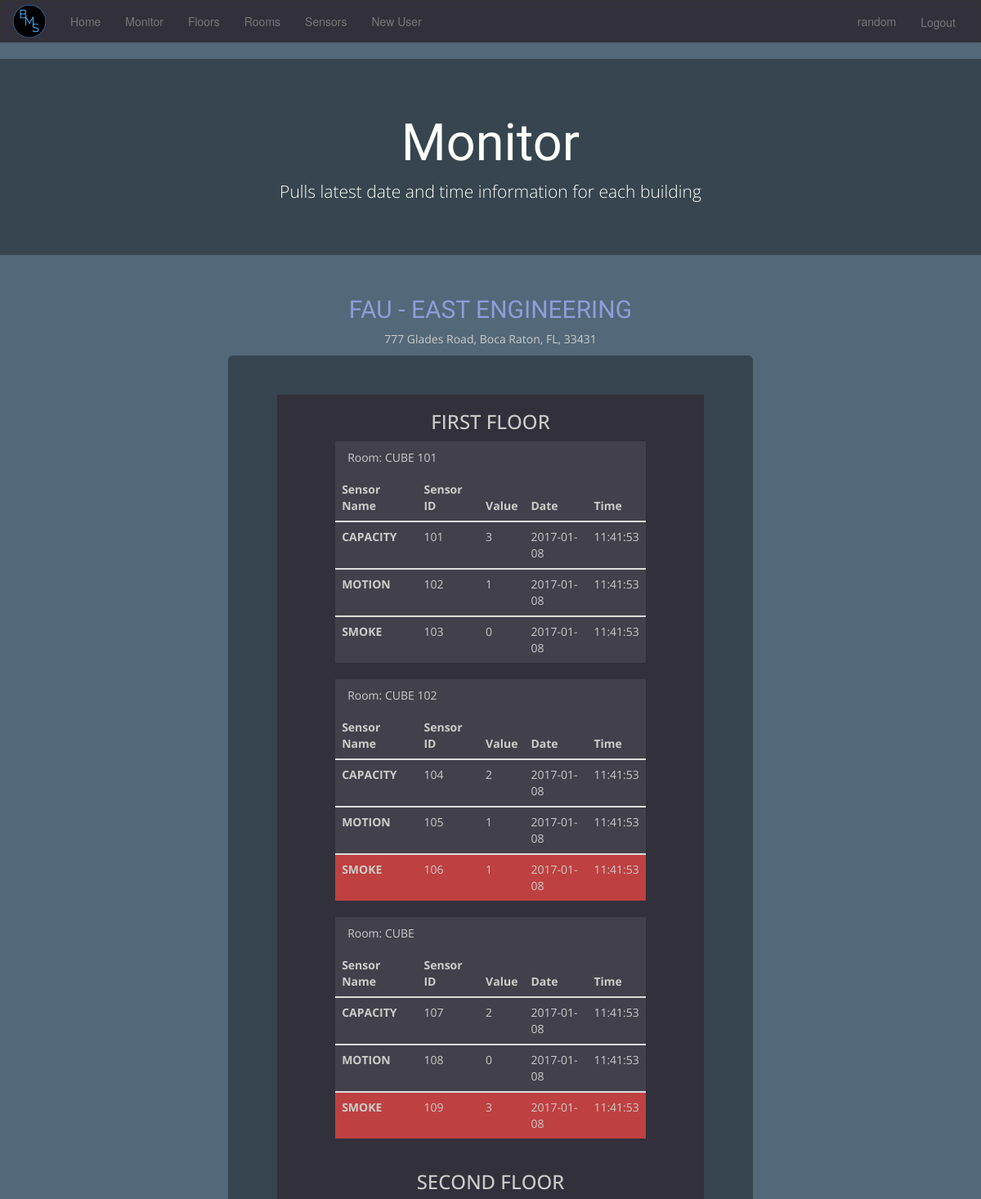
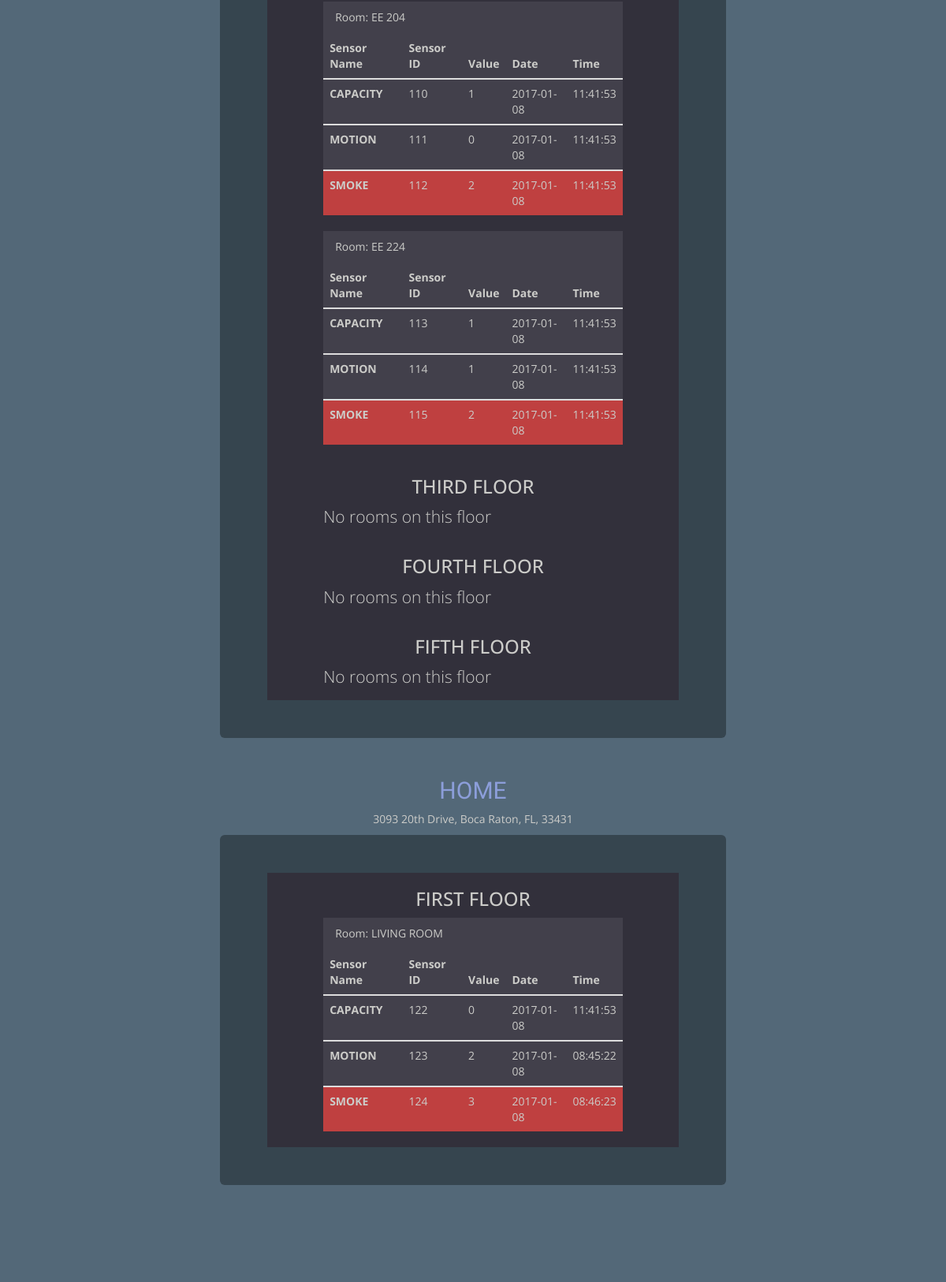
The app's page /monitor.php (signed in) with its own data (2 pictures, top to bottom).
### tables this page shows
CREATE TABLE address (
    building_id int(11) NOT NULL UNIQUE,
    address_street varchar(60) NOT NULL,
    address_city varchar(60) NOT NULL,
    address_state varchar(60) NOT NULL,
    address_zip int(11) NOT NULL,
    FOREIGN KEY (building_id) REFERENCES building (building_id) ON DELETE CASCADE
);

CREATE TABLE building(
    building_id int(11) NOT NULL AUTO_INCREMENT PRIMARY KEY,
    building_name varchar(60) NOT NULL
);

CREATE TABLE floor(
    floor_id int(11) NOT NULL AUTO_INCREMENT PRIMARY KEY,
    floor_name varchar(60),
    building_id int(11) NOT NULL,
    floor_num int(11) NOT NULL,    
    FOREIGN KEY (building_id) REFERENCES building(building_id) ON DELETE CASCADE
);

CREATE TABLE room (
    room_id int(11)  NOT NULL AUTO_INCREMENT PRIMARY KEY,
    room_name varchar(70),
    room_num int(11),
    floor_id int(11) NOT NULL,
    FOREIGN KEY (floor_id) REFERENCES floor(floor_id) ON DELETE CASCADE  
);

CREATE TABLE sensor (
    sensor_id int(11) NOT NULL AUTO_INCREMENT PRIMARY KEY,
    sensor_type varchar(60) NOT NULL,
    room_id int(11) NOT NULL,
    sensor_name VARCHAR(30) NOT NULL,
    FOREIGN KEY (room_id) REFERENCES room (room_id) ON DELETE CASCADE
);

### includes/monitor.inc.php (the view, shortened to what this page needs)
<?php
function sqlChecker($sql, $conn)
{
    $result = mysqli_query($conn, $sql);
    $resultCheck = mysqli_num_rows($result);
    if($resultCheck > 0)
    {
        return $result;
    } else {
        return false;
    }
}
function displayData($conn, $uid) {
    $building  = $_SESSION['buildings'];
    foreach ($building as $bkey => $bvalue) {
        $floor = array();
        $sql = "SELECT building_name FROM building WHERE building_id=$bvalue;";
        $result = sqlChecker($sql,$conn);
        $row = mysqli_fetch_assoc($result);
        $bname = $row['building_name'];
        $sql = "SELECT address_street, address_city, address_state, address_zip FROM address WHERE building_id=$bvalue;";
        $result = sqlChecker($sql,$conn);
        $row = mysqli_fetch_assoc($result);
        $address = array($row['address_street'], $row['address_city'], $row['address_state'], $row['address_zip']);
        echo "<div class='container fancy-c  col-m-10 col-m-offset-1 col-lg-8 text-center col-lg-offset-2'>";
        echo "<h2 class=''>$bname</h2>";
        echo "<p>$address[0], $address[1], $address[2], $address[3]</p> ";
        echo "<div class='col-sm-10 text-center jumbotron col-sm-offset-1'>";
        $sql = "SELECT * FROM floor WHERE building_id=$bvalue;";
        $result = sqlChecker($sql, $conn);
        if($result != false) {
            while ($row = mysqli_fetch_array($result)){
                $floor[$row['floor_id']] = array(
                    $row['floor_name'],
                    $row['floor_num']);
            }
        } else {
            echo "There are no floors...<br>";
        }
        foreach ($floor as $fkey => $fvalue) {
            if($fvalue[0] != "") {$floorprint = $fvalue[0];}
            else {$floorprint = $fvalue[1];}
            echo "<div class='floor-wrapper container'>";
            echo "<h3>$floorprint</h3>";
            echo "<div class='text-left col-md-10 col-md-offset-1'>";
            $room = array();
            $sql = "SELECT * FROM room WHERE floor_id=$fkey;";
            $result = sqlChecker($sql, $conn);
            if($result != false) {
                while ($row = mysqli_fetch_array($result)){
                    $room[$row['room_id']] = array (
                        $row['room_name'],
                        $row['room_num']);
                }
            } else {
                echo "<p>No rooms on this floor<br></p>";
            }
            foreach ($room as $rkey => $rvalue) {
                if($rvalue[0] != "") {$roomprint = $rvalue[0];}
                else {$roomprint = $rvalue[1];}
                $sflag = 0;
                echo "<div class='room-wrapper'>";
                echo "<div class='panel-heading'>Room: $roomprint</div>";
                echo "<table class='table'>";
                echo"
                <thead>
                 <tr>
                   <th>Sensor Name</th>
                   <th>Sensor ID</th>
                   <th>Value</th>
                   <th>Date</th>
                   <th>Time</th>
                </tr>
                </thead>";
                $sensor = array();
                $sql = "SELECT * FROM sensor WHERE room_id=$rkey;";
                $result = sqlChecker($sql, $conn);
                if($result != false) {
                    while ($row = mysqli_fetch_array($result)){
                        $sensor[$row['sensor_id']] = $row['sensor_type'];
                    }
                } else {
                    echo "<p>There are no Sensors in this room.<p>";
                }
                foreach($sensor as $skey => $svalue) {
                    $reading = array();
                    $sql = "SELECT sensor_name, reading_value, MAX(reading_date) AS reading_date, MAX(reading_time) AS reading_time from reading R, sensor S WHERE S.sensor_id=$skey AND R.sensor_id=$skey;";
                    $result = sqlChecker($sql, $conn);
                    if($result != false) {
                        while ($row = mysqli_fetch_array($result)){
                            $reading[$svalue] = array(
                                $row['sensor_name'],
                                $row['reading_value'],
                                $row['reading_date'],
                                $row['reading_time']);
                        }
                    } else {
                        echo "Something went wrong with readings sensor values<br>";
                    }
                    echo "<tbody>";
                    if ($reading['SMOKE'][1] > 0) $sflag = 1;
                    foreach ($reading as $rkey => $rval){
                        if($rkey == "SMOKE" && $sflag == 1) {
                            echo "<tr class='em-wrapper'>";
                            echo "<th scope='row'>$rkey</th>";
                            foreach($rval as $key => $value){
                                echo "<td>$value</td>";
                            }
                            echo "</tr>";
                        } else {
                            echo "<tr>";
                            echo "<th scope='row'>$rkey</th>";
                            foreach($rval as $key => $value){
                                echo "<td>$value</td>";
                            }
                            echo "</tr>";
                        }
                    }
                    echo "</tbody>";
                }
                echo "</table>";
                echo "</div>";
            }
            echo "</div>";
            echo "</div>";
        }
        echo "</div>";
        echo "</div>";
    }
}
if(isset($_SESSION['u_id'])) {
    include_once 'dbh.inc.php';
    $uid = $_SESSION['u_id'];
    displayData($conn, $uid);
} else {
    header("Location: ../index.php");
    exit();
}
?>

### header.php (shortened to what this page needs)
<!DOCTYPE html>
<html>
  <header>
    <link rel="stylesheet" href="css/bootstrap.min.css">
    <link rel="stylesheet" href="css/custom.css">
    <nav class="navbar navbar-default nav-color">
      <div class="container-fluid">
	<div class="navbar-header">
	  <a class="navbar-brand" href="index.php"><img class="img-responsive imgfit " src="img/bms.png"/></a>
	</div>
	<div class="collapse navbar-collapse" id="bs-example-navbar-collapse-1">
	  <ul class="nav navbar-nav">
	    <li><a  href='index.php'>Home</a></li>
	    <?php
    if (!isset($_SESSION['u_id'])) {
    } else {
              echo "<li><a href='monitor.php'>Monitor</a></li>";
              if ($_SESSION['sa'] == 1 || $_SESSION['admin'] == 1) {
                 echo "<li><a href='floor.php'>Floors</a></li>";
                 echo "<li><a href='room.php'>Rooms</a></li>";
                 echo "<li><a href='sensor.php'>Sensors</a></li>";
                 echo "<li><a href='newuser.php'>New User</a></li>";
              }
    }
	      ?>
	  </ul>
	  <ul class="nav navbar-nav navbar-right">
	    <?php
    if (isset($_SESSION['u_id'])) {
        echo "<li><a href='settings.php'>", $_SESSION['u_uname'], "</a></li>";
        echo "<li>
	      <form class='btn btn-pad' action='includes/logout.inc.php' name='submit' method='POST'>
		<button type='submit' name='submit'  class='btn-link'>Logout</button>
	      </form>
	    </li>";
    } else {
         echo "<li><a href='login.php'>Login</a></li>";
         echo "<li><a href='register.php'>Register</a></li>";
    }
?>
	  </ul>
	</div>
      </div>
    </nav>
  </header>
  <body>

### monitor.php
<?php
include_once 'header.php';
if (!isset($_SESSION['u_id'])) {
    header("Location: index.php");
    exit();
} else {
    echo "
    <div class='jumbotron'>
      <div class='row text-center fancy-h'>
        <h1>Monitor</h1>
        <p class='fancy-p'>Pulls latest date and time information for each building</p>
      </div>
    </div>";
    include_once 'includes/monitor.inc.php';
}
include_once 'footer.php';
?>

### footer.php (shortened to what this page needs)
</body>
</html>

### css/custom.css (style rules this page uses)
h1 { color: #eff3e9; }
.fancy-h { font-family: 'Bellefair', serif; color: #fffff9; }
.fancy-p { font-family: 'Open Sans', sans-serif; color: #fffff9; }
.fancy-c { font-family: 'Open Sans', sans-serif; color: #ccccc9; }
.fancy-c > h2 { font-family: 'Bellefair', serif; color: #8c9eda; }
.imgfit { max-height: 40px; max-width: 40px; margin-top: -10px; }
body,html { background-color: #536878; padding-bottom: 70px; height: 100%; }
.btn-pad { margin-top: 6px; margin-left: -6px; margin-right: -6px; }
.btn-link { color: red; }
.jumbotron { background-color: #36454f; }
.nav-color { background-color: #32303b; border-color: #333; border-radius: 0px; }
.navbar-default .navbar-nav > li > a { color: #777; }
.container { min-height:100%; }
.floor-wrapper { background-color: #32303b; border-color: black; border: black; }
.room-wrapper { background-color: #42404b; }
.em-wrapper { background-color: #bf4040; }

### records on screen
address: building_id.building_name "FAU - EAST ENGINEERING", address_street "777 Glades Road", address_city "Boca Raton", address_state "FL", address_zip "33431"
floor: floor_name "FIRST FLOOR"
room: room_name "CUBE 101"
sensor: rkey "CAPACITY", sensor_name "101", value "3", value "2017-01-08", value "11:41:53"
sensor: rkey "MOTION", sensor_name "102", value "1", value "2017-01-08", value "11:41:53"
sensor: rkey "SMOKE", sensor_name "103", value "0", value "2017-01-08", value "11:41:53"
room: room_name "CUBE 102"
sensor: rkey "CAPACITY", sensor_name "104", value "2", value "2017-01-08", value "11:41:53"
sensor: rkey "MOTION", sensor_name "105", value "1", value "2017-01-08", value "11:41:53"
sensor: rkey "SMOKE", sensor_name "106", value "1", value "2017-01-08", value "11:41:53"
room: room_name "CUBE"
sensor: rkey "CAPACITY", sensor_name "107", value "2", value "2017-01-08", value "11:41:53"
sensor: rkey "MOTION", sensor_name "108", value "0", value "2017-01-08", value "11:41:53"
sensor: rkey "SMOKE", sensor_name "109", value "3", value "2017-01-08", value "11:41:53"
floor: floor_name "SECOND FLOOR"
room: room_name "EE 204"
sensor: rkey "CAPACITY", sensor_name "110", value "1", value "2017-01-08", value "11:41:53"
sensor: rkey "MOTION", sensor_name "111", value "0", value "2017-01-08", value "11:41:53"
sensor: rkey "SMOKE", sensor_name "112", value "2", value "2017-01-08", value "11:41:53"
room: room_name "EE 224"
sensor: rkey "CAPACITY", sensor_name "113", value "1", value "2017-01-08", value "11:41:53"
sensor: rkey "MOTION", sensor_name "114", value "1", value "2017-01-08", value "11:41:53"
sensor: rkey "SMOKE", sensor_name "115", value "2", value "2017-01-08", value "11:41:53"
floor: floor_name "THIRD FLOOR", shows "No rooms on this floor"
floor: floor_name "FOURTH FLOOR", shows "No rooms on this floor"
floor: floor_name "FIFTH FLOOR", shows "No rooms on this floor"
address: building_id.building_name "HOME", address_street "3093 20th Drive", address_city "Boca Raton", address_state "FL", address_zip "33431", floorprint "FIRST FLOOR", roomprint "LIVING ROOM"
sensor: rkey "CAPACITY", sensor_name "122", value "0", value "2017-01-08", value "11:41:53"
sensor: rkey "MOTION", sensor_name "123", value "2", value "2017-01-08", value "08:45:22"
sensor: rkey "SMOKE", sensor_name "124", value "3", value "2017-01-08", value "08:46:23"

### other values on screen
$_SESSION['u_uname'] "random"
